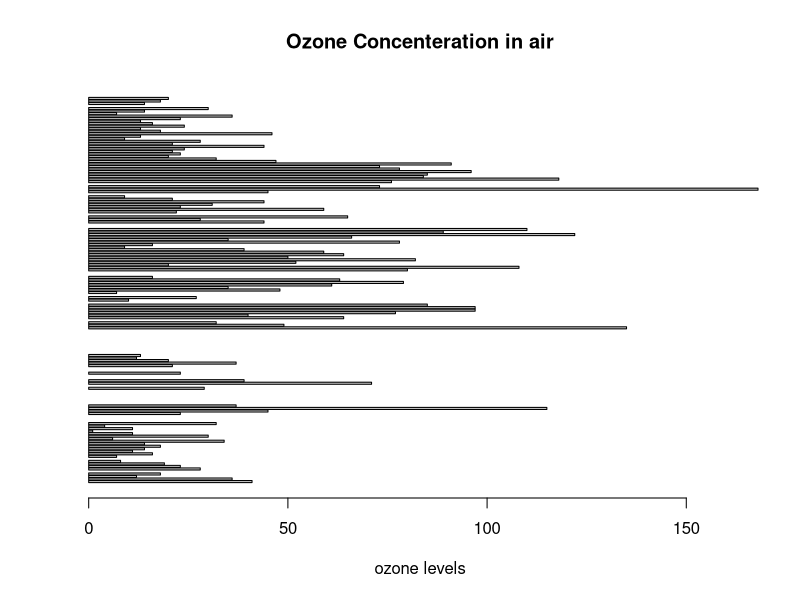
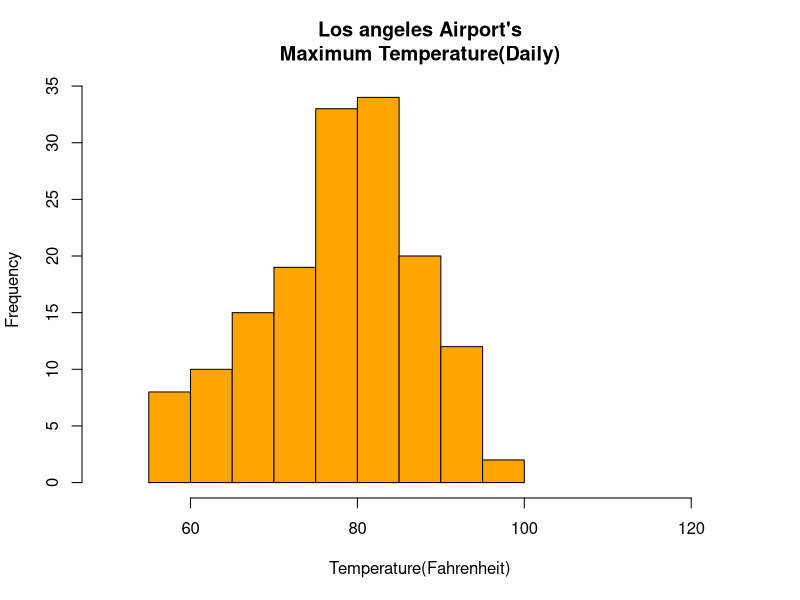
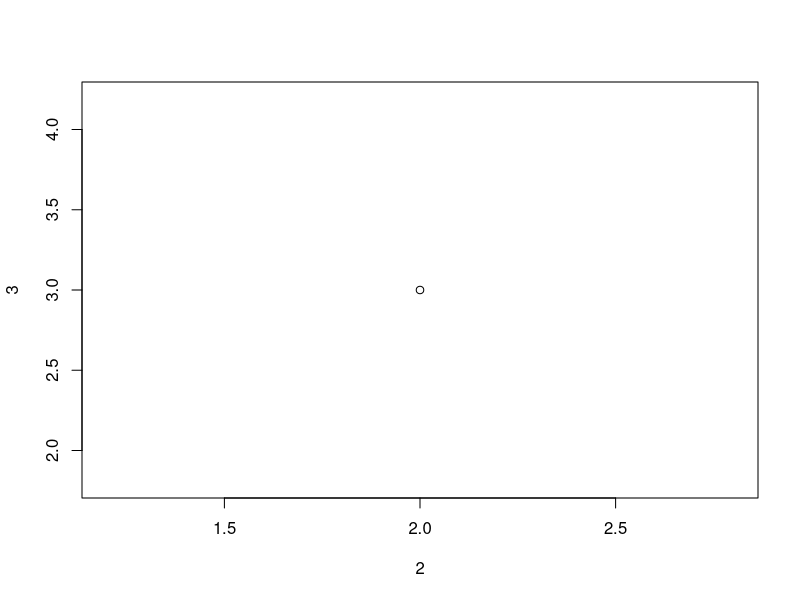

Generate these figures, in order, with R:
# Horizontal Bar Plot for 
# Ozone concentration in air
barplot(airquality$Ozone,
        main = 'Ozone Concenteration in air',
        xlab = 'ozone levels', horiz = TRUE)



# Histogram for Maximum Daily Temperature
data(airquality)

hist(airquality$Temp, main ="Los angeles Airport's\
Maximum Temperature(Daily)",
     xlab ="Temperature(Fahrenheit)",
     xlim = c(50, 125), col ="orange",
     freq = TRUE)



plot(2,3)

